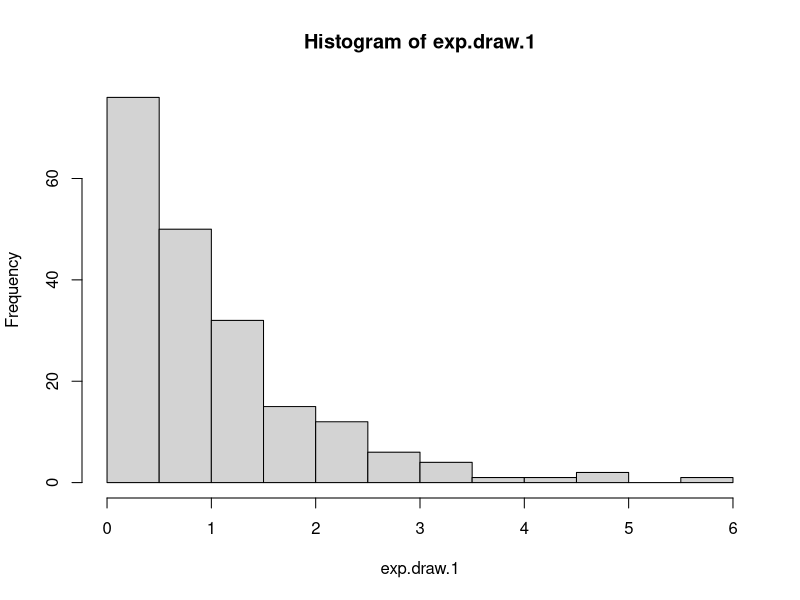
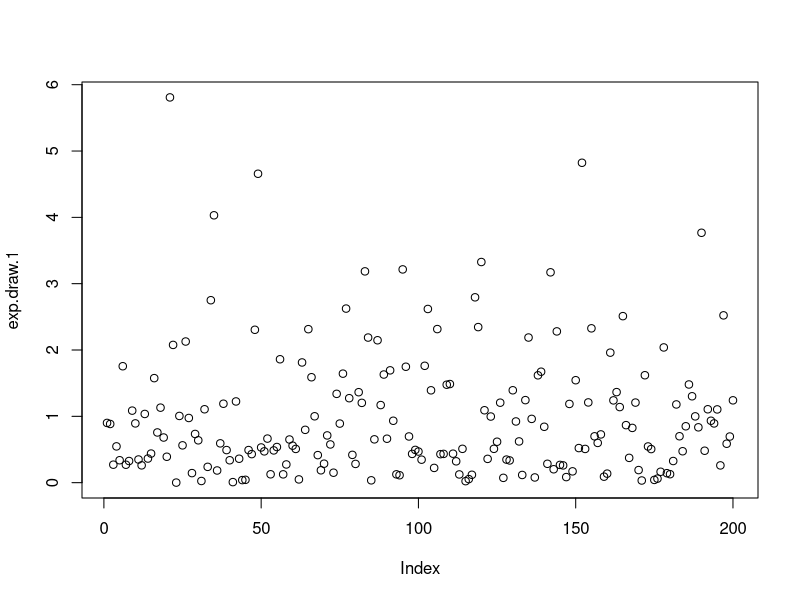
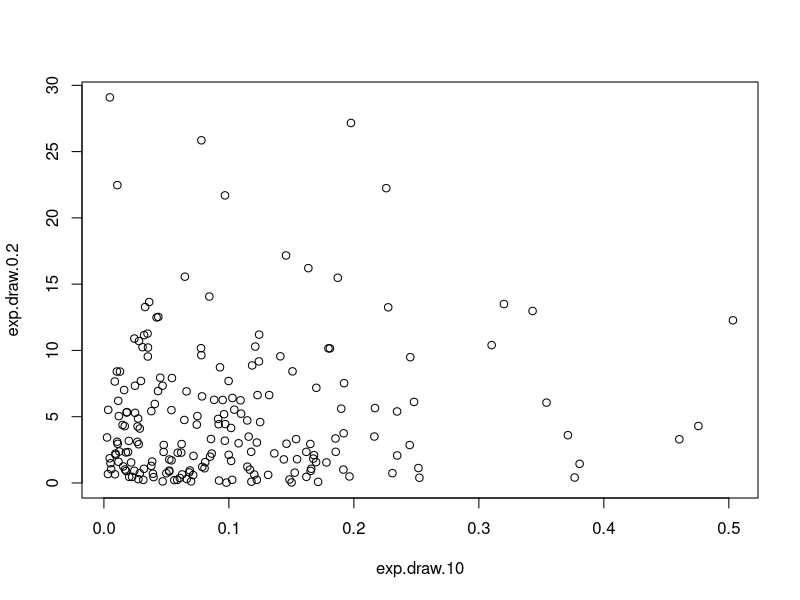
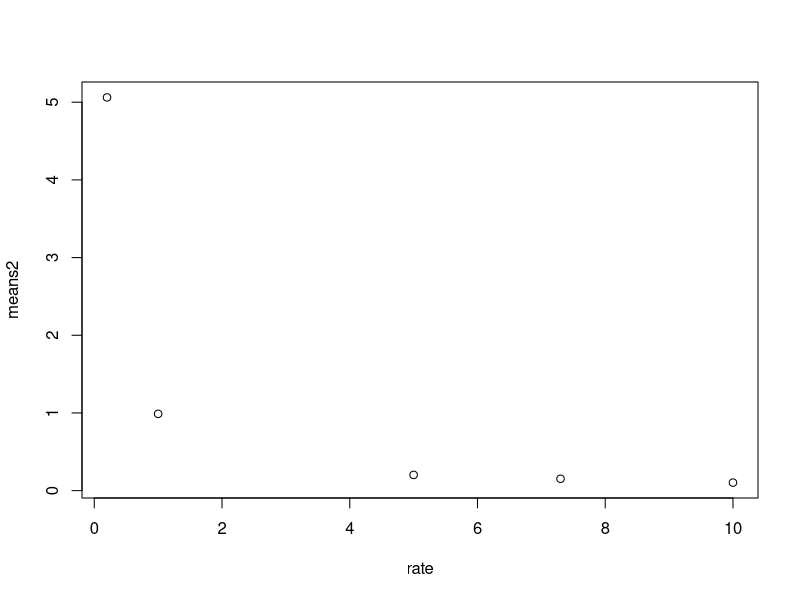
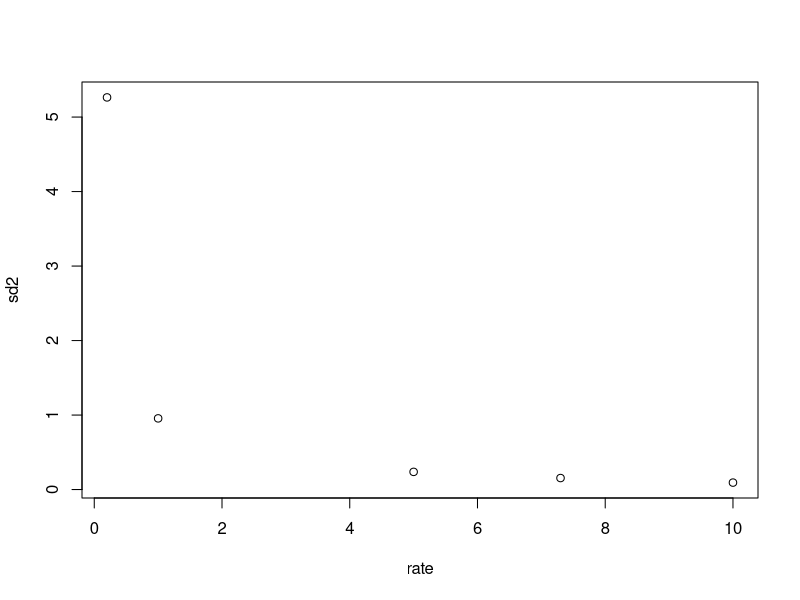
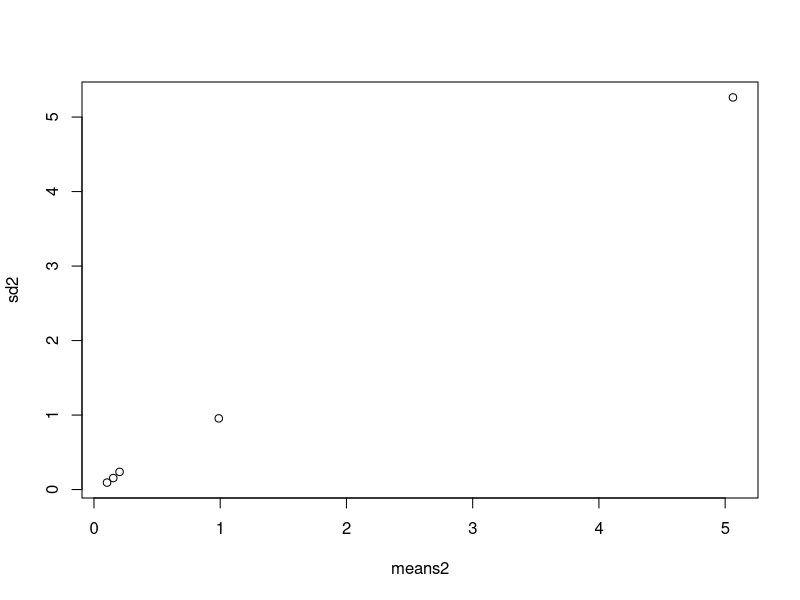
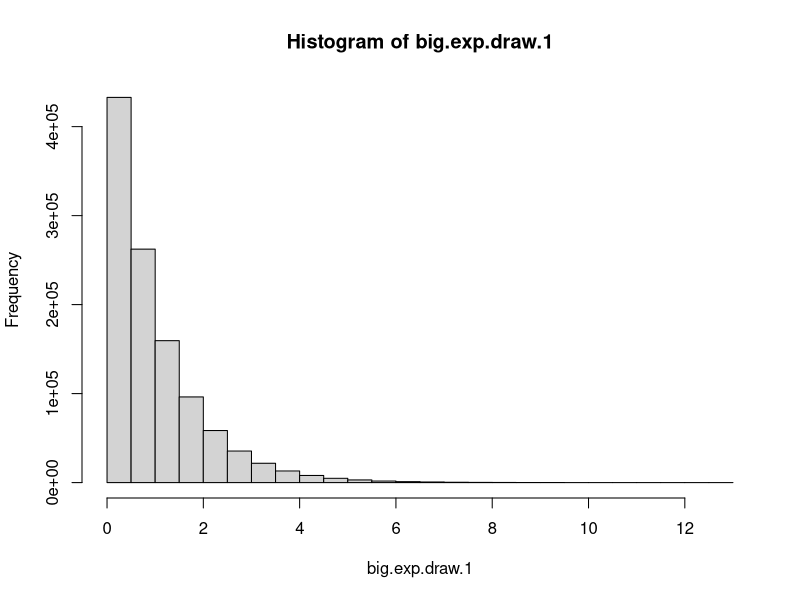
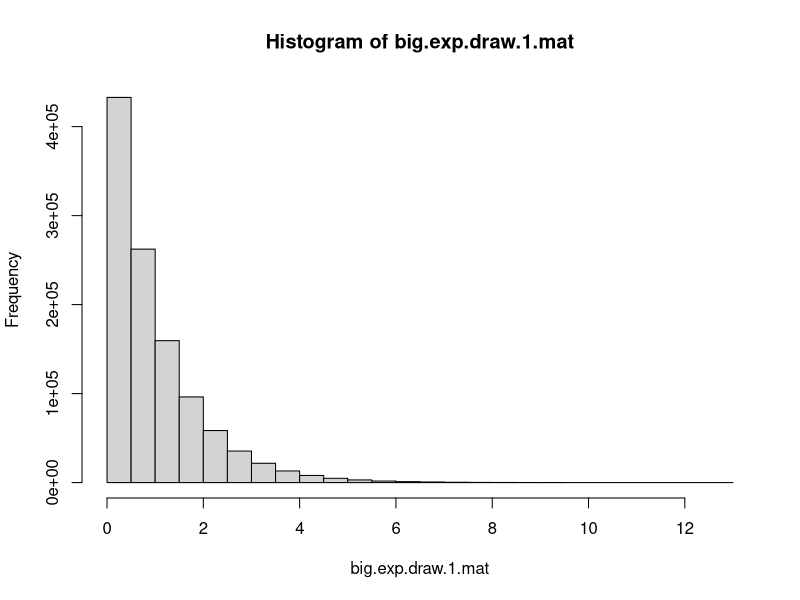

Source code (R) for these figures, in order:
## ---- chunk 1
exp.draw.1 <- rexp(200) # 1
mean(exp.draw.1) # 1
sd(exp.draw.1) #1 
## ---- chunk 2
exp.draw.0.2 <- rexp(n=200,rate=0.2) #2
exp.draw.5 <- rexp(n=200,rate=5)
exp.draw.7.3 <- rexp(n=200,rate=7.3)
exp.draw.10<- rexp(n=200,rate=10)

## ---- chunk 3
 hist(exp.draw.1)
## ---- chunk 4
plot(exp.draw.1) 
## ---- chunk 5
plot(exp.draw.10, exp.draw.0.2)
## ---- chunk 6
x <- list(exp.draw.1,exp.draw.0.2,exp.draw.5,exp.draw.7.3,exp.draw.10)
means1 <- lapply(x,mean)
means2 <- unlist(means1)
rate <- c(1,0.2,5,7.3,10)
plot(rate, means2)
## ---- chunk 7
sd1 <- lapply(x, sd) # 4b
sd2 <- unlist(sd1)
plot(rate, sd2)
## ---- chunk 8
plot(means2, sd2)
## ---- chunk 9
big.exp.draw.1 <- rexp(1.1*10**6)
mean(big.exp.draw.1)
sd(big.exp.draw.1)

## ---- chunk 10
hist(big.exp.draw.1)
## ---- chunk 11
vectors1 <- big.exp.draw.1[big.exp.draw.1>1] 
mean(vectors1)
## ---- chunk 12
big.exp.draw.1.mat <- matrix(big.exp.draw.1, ncol = 1000, nrow = 1100)
hist(big.exp.draw.1.mat)
## ---- chunk 13
mean(big.exp.draw.1.mat[371,])
## ---- chunk 14
mean(big.exp.draw.1.mat[1:1000,])
hist(colMeans(big.exp.draw.1.mat, dims = 1))
